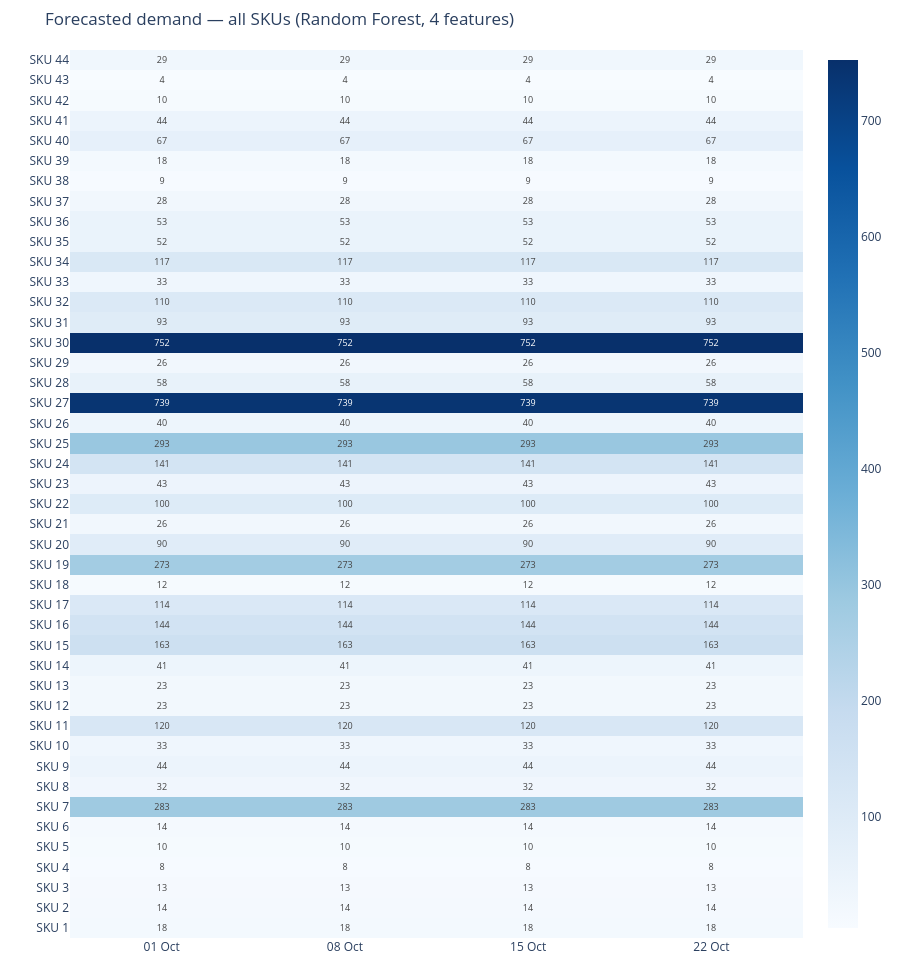

Source (notebook cell):
### Markdown cell above
## All-SKU forecast heatmap
Quick Random Forest forecast across all 44 SKUs.

### Code cell
# Forecast the next 4 weeks for every SKU using Random Forest (4 features, per-SKU)
n_periods = 4
all_preds = {}

for sku_id in sorted(proc['sku'].unique()):
    X_hm, y_hm, _, fcols_hm = build_demand_features(proc, sku_id)
    if len(X_hm) < 20:
        continue
    model = RandomForestRegressor(**TUNED_RF, random_state=42, n_jobs=-1)
    model.fit(X_hm, y_hm)
    last_row = X_hm[-1].copy().reshape(1, -1)
    preds = []
    for step in range(1, n_periods + 1):
        row = last_row.copy()
        row[0, fcols_hm.index('trend')] = X_hm[-1, fcols_hm.index('trend')] + step / len(X_hm)
        preds.append(max(model.predict(row)[0], 0))
    all_preds[sku_id] = preds

sku_labels = [f'SKU {s}' for s in all_preds.keys()]
z = np.array(list(all_preds.values()))
last_date = pd.Timestamp(proc['week'].max())
week_labels = [(last_date + pd.Timedelta(weeks=i)).strftime('%d %b') for i in range(1, n_periods + 1)]

fig = go.Figure(data=go.Heatmap(
    z=z, x=week_labels, y=sku_labels, colorscale='Blues',
    text=np.round(z, 0), texttemplate='%{text:.0f}', textfont=dict(size=9),
    hovertemplate='SKU: %{y}<br>Week: %{x}<br>Demand: %{z:.0f}<extra></extra>',
))
fig.update_layout(title='Forecasted demand — all SKUs (Random Forest, 4 features)',
                  height=max(500, len(sku_labels) * 22),
                  margin=dict(l=70, r=20, t=50, b=30), yaxis=dict(dtick=1))
fig.show()
print(f'Forecasted {len(all_preds)} SKUs × {n_periods} weeks')

### Figure 1 — Plotly figure (JSON) as saved in the notebook; plotly's stock layout.template omitted (floating-point values rounded to 4 significant figures; data arrays with more than 128 entries replaced by an {"elided": "..."} marker saying what was removed)
{"data": [{"colorscale": [[0, "rgb(247,251,255)"], [0.125, "rgb(222,235,247)"], [0.25, "rgb(198,219,239)"], [0.375, "rgb(158,202,225)"], [0.5, "rgb(107,174,214)"], [0.625, "rgb(66,146,198)"], [0.75, "rgb(33,113,181)"], [0.875, "rgb(8,81,156)"], [1, "rgb(8,48,107)"]], "hovertemplate": "SKU: %{y}<br>Week: %{x}<br>Demand: %{z:.0f}<extra></extra>", "text": {"elided": "44x4 float values"}, "textfont": {"size": 9}, "texttemplate": "%{text:.0f}", "type": "heatmap", "x": ["01 Oct", "08 Oct", "15 Oct", "22 Oct"], "y": ["SKU 1", "SKU 2", "SKU 3", "SKU 4", "SKU 5", "SKU 6", "SKU 7", "SKU 8", "SKU 9", "SKU 10", "SKU 11", "SKU 12", "SKU 13", "SKU 14", "SKU 15", "SKU 16", "SKU 17", "SKU 18", "SKU 19", "SKU 20", "SKU 21", "SKU 22", "SKU 23", "SKU 24", "SKU 25", "SKU 26", "SKU 27", "SKU 28", "SKU 29", "SKU 30", "SKU 31", "SKU 32", "SKU 33", "SKU 34", "SKU 35", "SKU 36", "SKU 37", "SKU 38", "SKU 39", "SKU 40", "SKU 41", "SKU 42", "SKU 43", "SKU 44"], "z": {"elided": "44x4 float values"}}], "layout": {"height": 968, "margin": {"b": 30, "l": 70, "r": 20, "t": 50}, "title": {"text": "Forecasted demand — all SKUs (Random Forest, 4 features)"}, "yaxis": {"dtick": 1}}}
